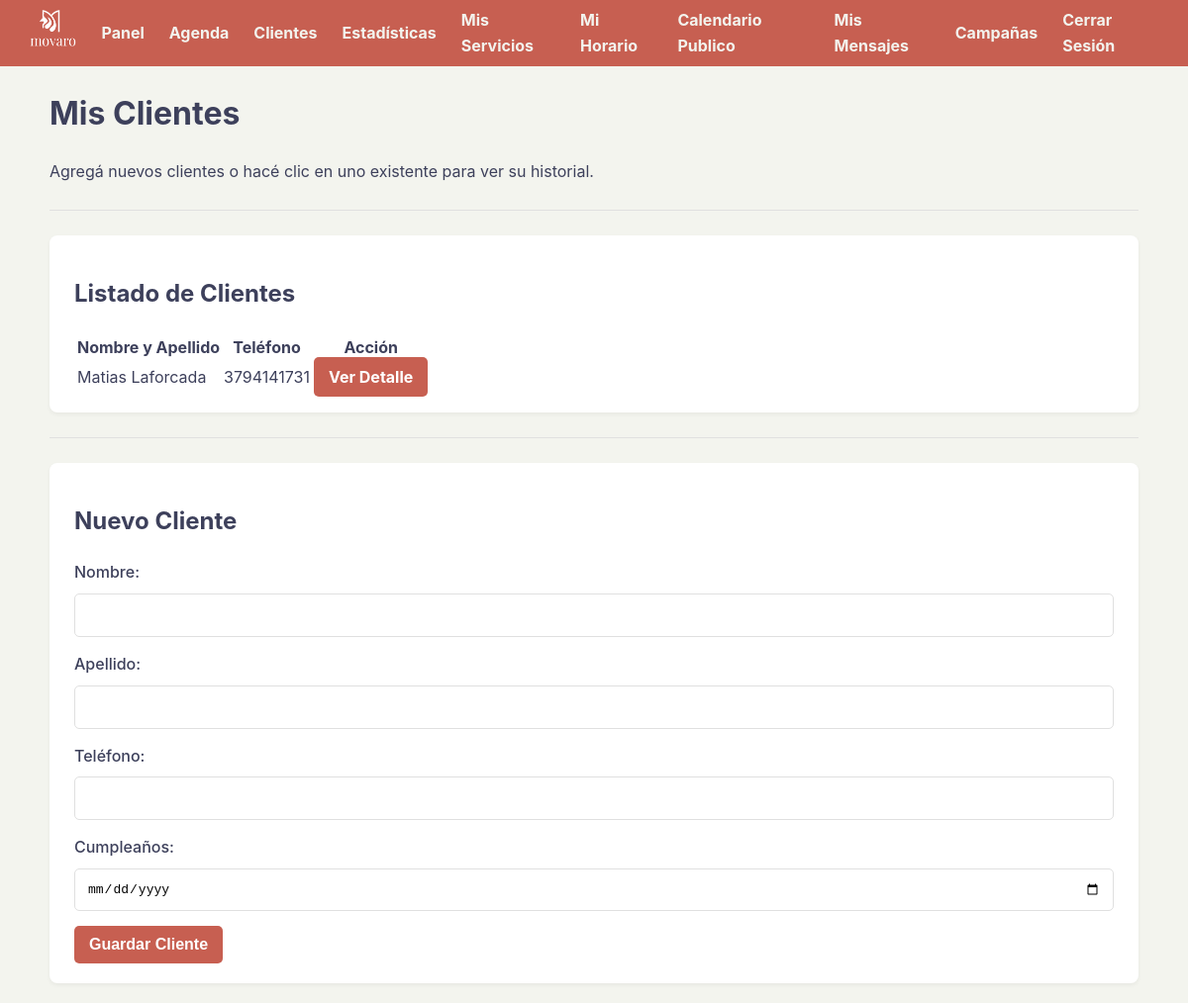
The app's page /clientes (signed in), older data.
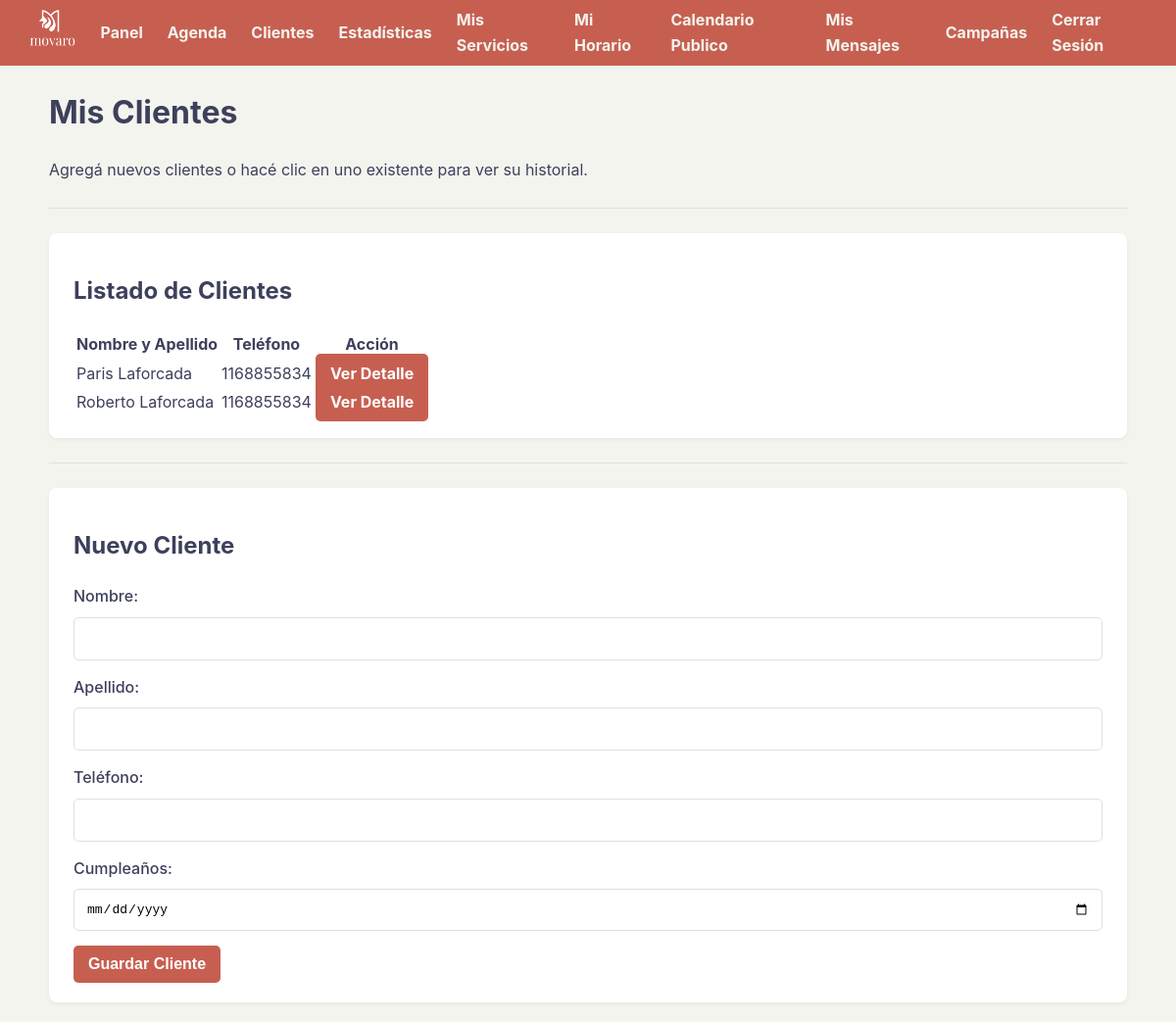
The same page, newer data.
### tables this page shows
CREATE TABLE clientes (
            id INTEGER PRIMARY KEY AUTOINCREMENT, usuario_id INTEGER NOT NULL,
            nombre TEXT NOT NULL, apellido TEXT NOT NULL,
            telefono TEXT, cumpleanos TEXT, avatar_path TEXT,
            premios_recibidos INTEGER NOT NULL DEFAULT 0,
            FOREIGN KEY (usuario_id) REFERENCES usuarios (id)
        );

### app.py (the view)
@app.route('/clientes')
def ver_clientes():
    if 'usuario_id' not in session: return redirect('/login')
    usuario_id_actual = session['usuario_id']
    conn = sqlite3.connect(DATABASE)
    conn.row_factory = sqlite3.Row
    cursor = conn.cursor()
    cursor.execute("SELECT * FROM clientes WHERE usuario_id = ? ORDER BY apellido, nombre", (usuario_id_actual,))
    clientes_del_usuario = cursor.fetchall()
    conn.close()
    return render_template('clientes.html', clientes=clientes_del_usuario)

### templates/clientes.html (shortened to what this page needs)
{% extends "base.html" %}
{% block content %}
    <h1>Mis Clientes</h1>
    <p>Agregá nuevos clientes o hacé clic en uno existente para ver su historial.</p>
    <hr>
    <div class="card">
        <h2>Listado de Clientes</h2>
        <table class="stats-table tabla-responsiva">
            <thead>
                <tr>
                    <th>Nombre y Apellido</th>
                    <th>Teléfono</th>
                    <th>Acción</th>
                </tr>
            </thead>
            <tbody>
                {% for cliente in clientes %}
                <tr>
                    <td data-label="Nombre">{{ cliente.nombre }} {{ cliente.apellido }}</td>
                    <td data-label="Teléfono">{{ cliente.telefono or 'No especificado' }}</td>
                    <td data-label="Acción">
                        <a href="/cliente/{{ cliente.id }}" class="boton-accion">Ver Detalle</a>
                    </td>
                </tr>
                {% else %}
                <tr>
                    <td colspan="3" style="text-align: center;">No tenés clientes registrados.</td>
                </tr>
                {% endfor %}
            </tbody>
        </table>
    </div>
    <hr>
    <div class="card">
        <h2>Nuevo Cliente</h2>
        <form action="/agregar_cliente" method="post">
            <div class="form-group">
                <label for="nombre">Nombre:</label>
                <input type="text" id="nombre" name="nombre" required>
            </div>
            <div class="form-group">
                <label for="apellido">Apellido:</label>
                <input type="text" id="apellido" name="apellido" required>
            </div>
            <div class="form-group">
                <label for="telefono">Teléfono:</label>
                <input type="tel" id="telefono" name="telefono">
            </div>
            <div class="form-group">
                <label for="cumpleanos">Cumpleaños:</label>
                <input type="date" id="cumpleanos" name="cumpleanos">
            </div>
            <button type="submit">Guardar Cliente</button>
        </form>
    </div>
{% endblock %}

Row changes from the older to the newer data that the page shows:
added clientes: nombre "Paris", apellido "Laforcada", telefono "1168855834"
changed clientes: nombre "Matias" → "Roberto"; telefono "3794141731" → "1168855834"
